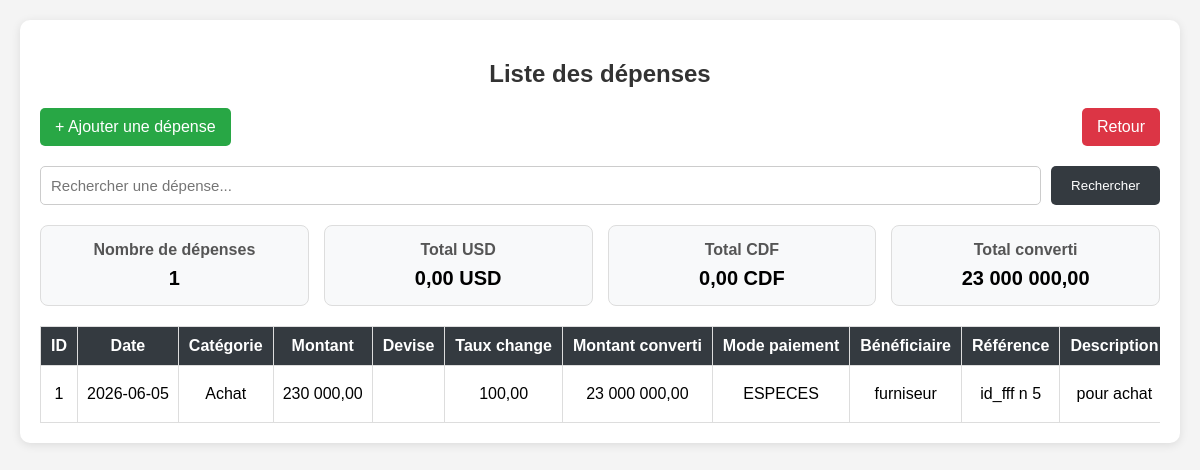
Screenshot of /depenses/liste.php with the database file from the repository.
### tables this page shows
CREATE TABLE IF NOT EXISTS `depenses` (
  `id_depense` int(11) NOT NULL AUTO_INCREMENT,
  `date` date DEFAULT NULL,
  `categorie` varchar(50) NOT NULL,
  `montant` decimal(12,2) NOT NULL,
  `devise` enum('USD','CDF') NOT NULL,
  `taux_change` decimal(12,2) DEFAULT '1.00',
  `montant_converti` decimal(12,2) DEFAULT NULL,
  `mode_paiement` enum('ESPECES','MOBILE_MONEY','BANQUE') NOT NULL,
  `beneficiaire` varchar(100) DEFAULT NULL,
  `reference_paiement` varchar(100) DEFAULT NULL,
  `description` text,
  `justificatif` varchar(255) DEFAULT NULL,
  `statut` enum('VALIDE','ANNULE') DEFAULT 'VALIDE',
  `id_employe` int(11) NOT NULL,
  `id` int(11) DEFAULT NULL,
  `date_creation` timestamp NOT NULL DEFAULT CURRENT_TIMESTAMP,
  PRIMARY KEY (`id_depense`),
  KEY `id_employe` (`id_employe`),
  KEY `id_caisse` (`id`)
);

### depenses/liste.php (the view, shortened to what this page needs)
<?php
$serveur = "localhost";
$utilisateur = "root";
$motdepasse = "";
$base = "cici";
$conn = mysqli_connect(
    $serveur,
    $utilisateur,
    $motdepasse,
    $base
);
mysqli_set_charset($conn, "utf8");
$recherche = "";
$sql = "
    SELECT
        depenses.*,
        employe.nom,
        employe.postnom,
        employe.prenom,
        caisse.date AS date_caisse,
        caisse.type_operation,
        caisse.categorie AS categorie_caisse
    FROM depenses
    LEFT JOIN employe
        ON depenses.id_employe = employe.id_employe
    LEFT JOIN caisse
        ON depenses.id= caisse.id
";
$sql .= "
    ORDER BY depenses.id DESC
";
$resultat = mysqli_query($conn, $sql);
$total_usd = 0;
$total_cdf = 0;
$total_converti = 0;
$nombre_depenses = mysqli_num_rows($resultat);
mysqli_data_seek($resultat, 0);
while ($ligne_total = mysqli_fetch_assoc($resultat)) {
    $total_converti += floatval(
        $ligne_total['montant_converti']
    );
}
mysqli_data_seek($resultat, 0);
?>
<!DOCTYPE html>
<html lang="fr">
<head>
</head>
<body>
<div class="container">
<h2>Liste des dépenses</h2>
<div class="actions">
    <a
        href="ajouter.php"
        class="btn btn-ajouter"
    >
        + Ajouter une dépense
    </a>
    <a
        href="../index.php"
        class="btn btn-supprimer"
    >
        Retour
    </a>
</div>
<form
    method="GET"
    class="recherche"
>
    <input
        type="text"
        name="recherche"
        placeholder="Rechercher une dépense..."
        value="<?php
            echo htmlspecialchars($recherche);
        ?>"
    >
    <button type="submit">
        Rechercher
    </button>
</form>
<div class="statistiques">
    <div class="stat">
        <h3>Nombre de dépenses</h3>
        <p>
            <?php
            echo $nombre_depenses;
            ?>
        </p>
    </div>
    <div class="stat">
        <h3>Total USD</h3>
        <p>
            <?php
            echo number_format(
                $total_usd,
                2,
                ',',
                ' '
            );
            ?>
            USD
        </p>
    </div>
    <div class="stat">
        <h3>Total CDF</h3>
        <p>
            <?php
            echo number_format(
                $total_cdf,
                2,
                ',',
                ' '
            );
            ?>
            CDF
        </p>
    </div>
    <div class="stat">
        <h3>Total converti</h3>
        <p>
            <?php
            echo number_format(
                $total_converti,
                2,
                ',',
                ' '
            );
            ?>
        </p>
    </div>
</div>
<div class="table-container">
<table>
<thead>
<tr>
    <th>ID</th>
    <th>Date</th>
    <th>Catégorie</th>
    <th>Montant</th>
    <th>Devise</th>
    <th>Taux change</th>
    <th>Montant converti</th>
    <th>Mode paiement</th>
    <th>Bénéficiaire</th>
    <th>Référence</th>
    <th>Description</th>
</tr>
</thead>
<tbody>
<?php
if ($nombre_depenses > 0) {
    while ($depense =
        mysqli_fetch_assoc($resultat)) {
?>
<tr>
    <td>
        <?php
        echo $depense['id'];
        ?>
    </td>
    <td>
        <?php
        echo htmlspecialchars(
            $depense['date']
        );
        ?>
    </td>
    <td>
        <?php
        echo htmlspecialchars(
            $depense['categorie']
        );
        ?>
    </td>
    <td>
        <?php
        echo number_format(
            $depense['montant'],
            2,
            ',',
            ' '
        );
        ?>
    </td>
    <td>
    </td>
    <td>
        <?php
        echo number_format(
            $depense['taux_change'],
            2,
            ',',
            ' '
        );
        ?>
    </td>
    <td>
        <?php
        echo number_format(
            $depense['montant_converti'],
            2,
            ',',
            ' '
        );
        ?>
    </td>
    <td>
        <?php
        echo htmlspecialchars(
            $depense['mode_paiement']
        );
        ?>
    </td>
    <td>
        <?php
        echo htmlspecialchars(
            $depense['beneficiaire']
        );
        ?>
    </td>
    <td>
        <?php
        echo htmlspecialchars(
            $depense['reference_paiement']
        );
        ?>
    </td>
    <td>
        <?php
        echo htmlspecialchars(
            $depense['description']
        );
        ?>
    </td>
</tr>
<?php
    }
}
?>
</tbody>
</table>
</div>
</div>
</body>
</html>

### depenses/liste.php (style rules this page uses)
* { box-sizing: border-box; }
body { font-family: Arial, sans-serif; background: #f4f4f4; margin: 0; padding: 20px; }
.container { width: 100%; max-width: 1500px; margin: auto; background: white; padding: 20px; border-radius: 10px; box-shadow: 0 2px 10px rgba(0,0,0,0.1); }
h2 { text-align: center; color: #333; margin-bottom: 20px; }
.actions { display: flex; justify-content: space-between; align-items: center; gap: 10px; margin-bottom: 20px; flex-wrap: wrap; }
.btn { display: inline-block; padding: 10px 15px; border-radius: 5px; text-decoration: none; color: white; border: none; cursor: pointer; }
.btn-ajouter { background: #28a745; }
.btn-supprimer { background: #dc3545; }
.recherche { display: flex; gap: 10px; margin-bottom: 20px; }
.recherche input { flex: 1; padding: 10px; border: 1px solid #ccc; border-radius: 5px; font-size: 15px; }
.recherche button { background: #343a40; color: white; border: none; padding: 10px 20px; border-radius: 5px; cursor: pointer; }
.statistiques { display: grid; grid-template-columns: repeat(4, 1fr); gap: 15px; margin-bottom: 20px; }
.stat { background: #f8f9fa; border: 1px solid #ddd; padding: 15px; border-radius: 8px; text-align: center; }
.stat h3 { margin: 0 0 8px 0; font-size: 16px; color: #555; }
.stat p { margin: 0; font-size: 20px; font-weight: bold; }
.table-container { overflow-x: auto; width: 100%; }
table { width: 100%; border-collapse: collapse; min-width: 1500px; }
th { background: #343a40; color: white; padding: 10px; border: 1px solid #ddd; white-space: nowrap; }
td { padding: 9px; border: 1px solid #ddd; text-align: center; white-space: nowrap; }

### rows the page displays
depenses: id "1", date "2026-06-05", categorie "Achat", montant "230 000,00", taux_change "100,00", montant_converti "23 000 000,00", mode_paiement "ESPECES", beneficiaire "furniseur", reference_paiement "id_fff n 5", description "pour achat"

### other values shown
$nombre_depenses "1"
$total_usd "0,00"
$total_cdf "0,00"
$total_converti "23 000 000,00"
